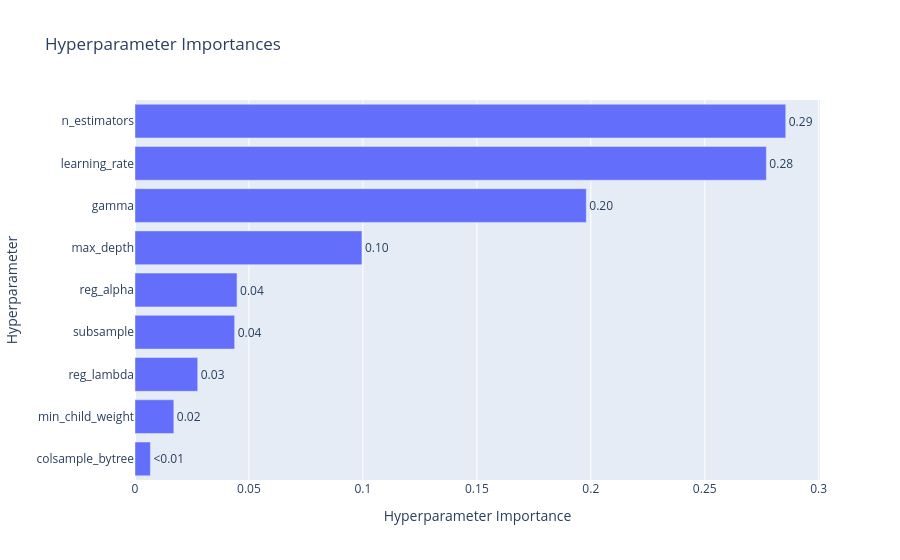

Here is the notebook cell this chart was saved with:
### Code cell
# Plot parameter importances
plot_param_importances(study)

### Figure 1 — Plotly figure (JSON) as saved in the notebook; plotly's stock layout.template omitted (floating-point values rounded to 4 significant figures)
{"data": [{"cliponaxis": false, "hovertemplate": ["colsample_bytree (FloatDistribution): 0.0067633936949829995<extra></extra>", "min_child_weight (IntDistribution): 0.01703328440338963<extra></extra>", "reg_lambda (FloatDistribution): 0.027525249508642827<extra></extra>", "subsample (FloatDistribution): 0.043729232763305655<extra></extra>", "reg_alpha (FloatDistribution): 0.04477088722950449<extra></extra>", "max_depth (IntDistribution): 0.09957951086653145<extra></extra>", "gamma (FloatDistribution): 0.1980262594812679<extra></extra>", "learning_rate (FloatDistribution): 0.2770303749718266<extra></extra>", "n_estimators (IntDistribution): 0.28554180708054855<extra></extra>"], "name": "Objective Value", "orientation": "h", "text": ["<0.01", "0.02", "0.03", "0.04", "0.04", "0.10", "0.20", "0.28", "0.29"], "textposition": "outside", "type": "bar", "x": [0.006763, 0.01703, 0.02753, 0.04373, 0.04477, 0.09958, 0.198, 0.277, 0.2855], "y": ["colsample_bytree", "min_child_weight", "reg_lambda", "subsample", "reg_alpha", "max_depth", "gamma", "learning_rate", "n_estimators"]}], "layout": {"autosize": true, "title": {"text": "Hyperparameter Importances"}, "xaxis": {"autorange": true, "range": [0, 0.3006], "title": {"text": "Hyperparameter Importance"}, "type": "linear"}, "yaxis": {"autorange": true, "range": [-0.5, 8.5], "title": {"text": "Hyperparameter"}, "type": "category"}}}
